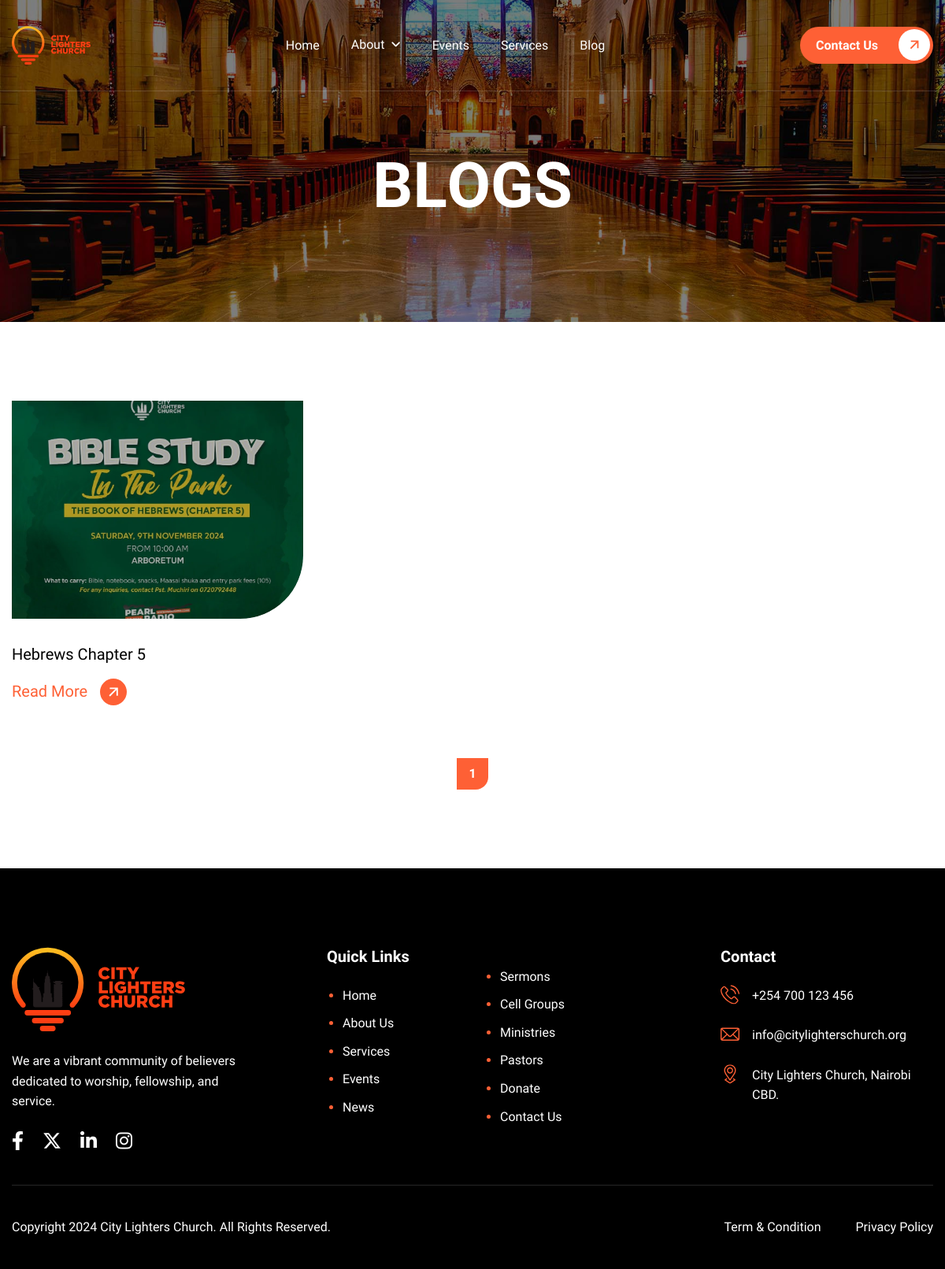
The app's page /blogs/ with its own data.
### app/models.py (models this page shows, shortened)
class Blog(models.Model):
    title =  models.CharField(max_length=220, unique=True)
    slug = models.SlugField(max_length=255, unique=True)
    img = models.ImageField(upload_to="blog/")
    description = CKEditor5Field('Text', config_name='default')
    is_published = models.BooleanField(default=False)
    created_at = models.DateTimeField(auto_now_add=True)
    updated_at = models.DateTimeField(auto_now=True)
    def get_absolute_url(self):
        return reverse('blog_details', kwargs={'slug':self.slug})
    class Meta:
        ordering = ('is_published', 'created_at')

### app/views.py (the view)
# urls.py: path('blogs/', views.blog, name='blog'),
def blog(request):
    paginator = Paginator(Blog.objects.filter(is_published=True), 6)
    page_number = request.GET.get("page")
    page_obj = paginator.get_page(page_number)
    context = {
        'title': 'Blogs',
        'blogs': page_obj
    }
    return render(request, 'blog.html', context)

### templates/blog.html
{% extends 'base.html' %}
{% block content %}
    <div class="page-blog">
        <div class="container">
            {% include 'partials/blog.html' %}
        </div>
    </div>
{% endblock %}

### templates/partials/blog.html (shortened to what this page needs)
{% if blogs %}
    <div class="row">
        {% for blog in blogs %}
        <div class="col-lg-4 col-md-6">
            <div class="blog-item wow fadeInUp">
                <div class="post-featured-image" data-cursor-text="View">
                    <figure>
                        <a href="#" class="image-anime">
                            <img src="{{ blog.img.url }}" alt="{{ blog.title }}">
                        </a>
                    </figure>
                </div>
                <div class="post-item-body">
                    <h2><a href="{{ blog.get_absolute_url }}">{{ blog.title }}</a></h2>
                </div>
                <div class="post-item-footer">
                    <a href="{{ blog.get_absolute_url }}" class="read-more-btn">read more</a>
                </div>
            </div>
        </div>
        {% endfor %}
        {% if not title == "Homepage" %}
        <div class="col-lg-12">
            <div class="page-pagination wow fadeInUp" data-wow-delay="0.5s">
                <ul class="pagination">
                    <li class="active"><a href="?page={{ blogs.number }}">{{ blogs.number }}</a></li>
                </ul>
            </div>
        </div>
        {% endif %}
    </div>
{% else %}
    <p class="text-center">No Articles Found</p>
{% endif %}

### records on screen
Blog: img (picture), title "Hebrews Chapter 5"

### other values on screen
{{ blogs.number }} "1"
